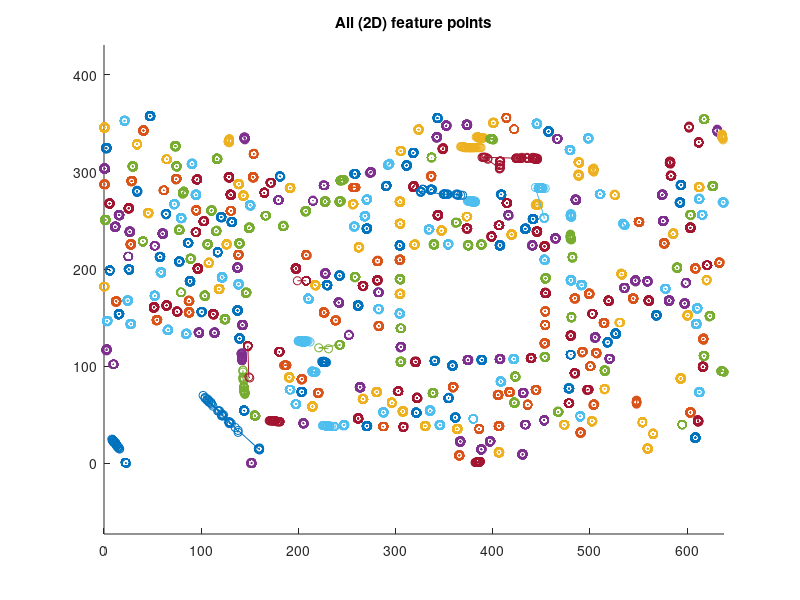
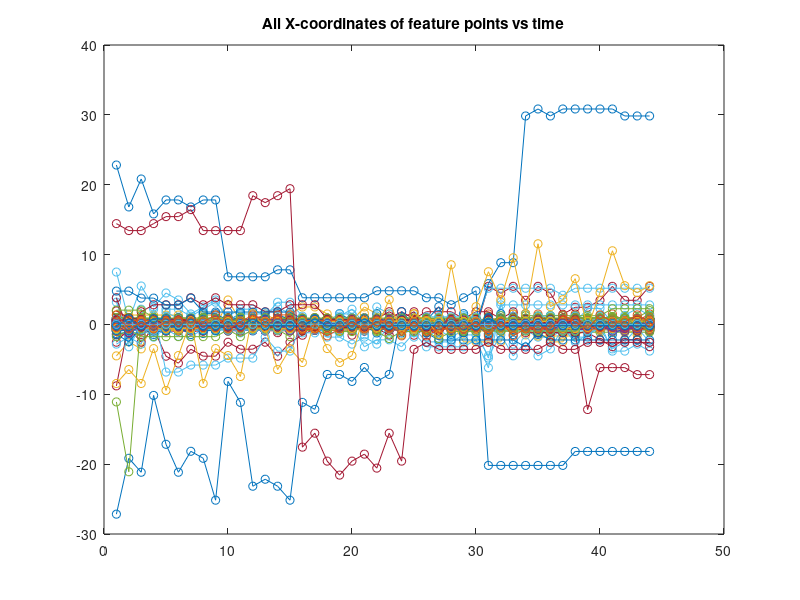
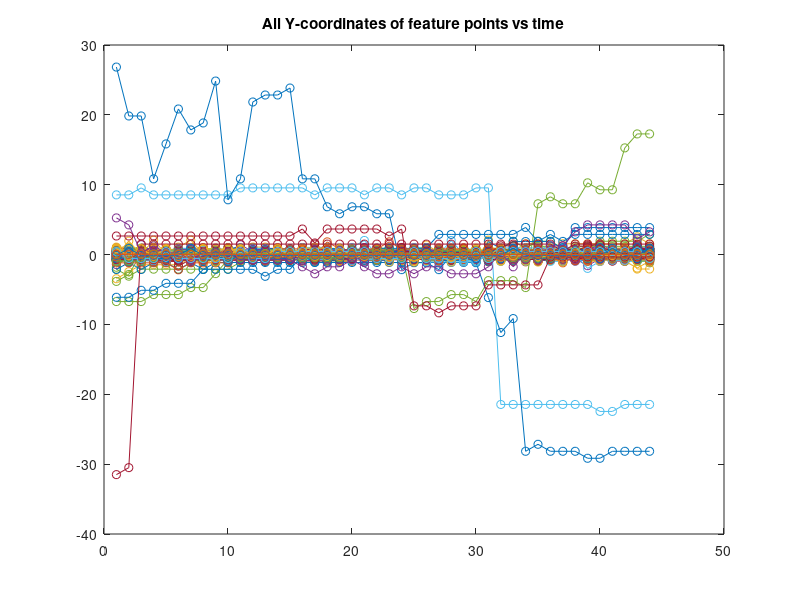
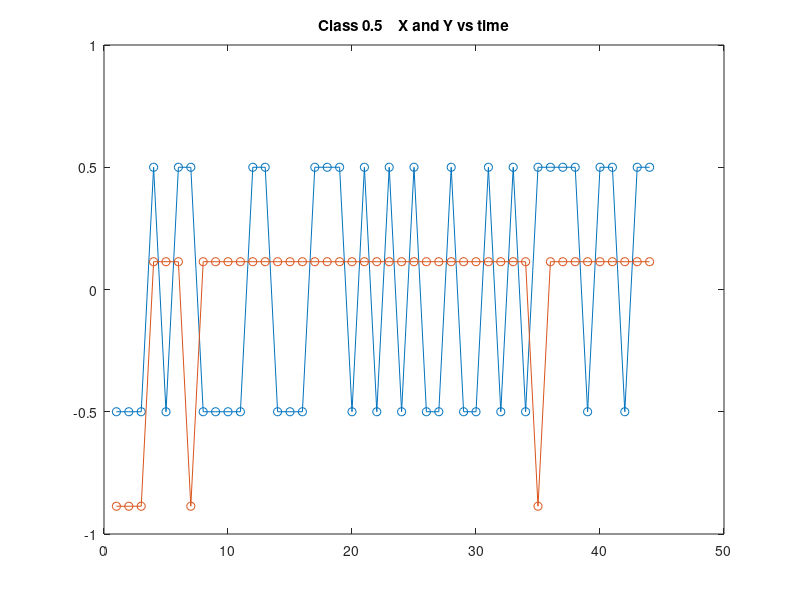

Here is the MATLAB script that generated these plots, in order:
%
% Investigation of rolling shutter effect on 2D feature positions
% Tested with Octave 3.6.4
%

clf
close all
clc

load rolling_shutter_features_out.mat    % data
dataNormX = data(:,:,1) - mean(data(:,:,1));
dataNormY = data(:,:,2) - mean(data(:,:,2));

% Plot all feature points
figure(1)
title('All (2D) feature points')
hold on
for i=1:size(data,2)
    plot(data(:,i,1), data(:,i,2), 'o-')
end
axis equal tight
hold off

% Plot features' mean deviation over time for X and Y coordinates
figure(2)
plot(dataNormX, 'o-')
title('All X-coordinates of feature points vs time')
figure(3)
plot(dataNormY, 'o-')
title('All Y-coordinates of feature points vs time')

% Classify data into rolling shutter error and bad tracks
dataANormX = abs(dataNormX);
dataANormY = abs(dataNormY);
class0    =                                        find(all(dataANormX == 0));
classHalf = intersect(find(any(dataANormX > 0)),   find(all(dataANormX <= 0.5)));
class1    = intersect(find(any(dataANormX > 0.5)), find(all(dataANormX <= 1)));
class3    = intersect(find(any(dataANormX > 1)),   find(all(dataANormX <= 3)));
class3pX  =                                        find(any(dataANormX >  3));    % bad tracks
class3pY  =                                        find(any(dataANormY >  3));    % bad tracks
class3p   = intersect(class3pX, class3pY);    % bad tracking error for both coordinates

disp (['size(class0)    = ', num2str(length(class0))])
disp (['size(classHalf) = ', num2str(length(classHalf))])
disp (['size(class1)    = ', num2str(length(class1))])
disp (['size(class3)    = ', num2str(length(class3))])
disp (['size(class3p)   = ', num2str(length(class3p))])

% Visualize class 0.5
figure(4)
plot([dataNormX(:,classHalf(1)), dataNormY(:,classHalf(1))], 'o-')
title('Class 0.5    X and Y vs time')
figure(5)
hist(dataNormX(:,classHalf(1)))
title('Class 0.5    Histogram X')
figure(6)
hist(dataNormY(:,classHalf(1)))
title('Class 0.5    Histogram Y')

% Visualize class 1
figure(7)
plot([dataNormX(:,class1(1)), dataNormY(:,class1(1))], 'o-')
title('Class 1    X and Y vs time')
figure(8)
hist(dataNormX(:,class1(1)))
title('Class 1    Histogram X')
figure(9)
hist(dataNormY(:,class1(1)))
title('Class 1    Histogram Y')

% Visualize class 3
figure(10)
plot([dataNormX(:,class3(1)), dataNormY(:,class3(1))], 'o-')
title('Class 3    X and Y vs time')
figure(11)
hist(dataNormX(:,class3(1)))
title('Class 3    Histogram X')
figure(12)
hist(dataNormY(:,class3(1)))
title('Class 3    Histogram Y')

% Visualize class 3+
figure(13)
plot(dataNormX(:,class3p(1)), dataNormY(:,class3p(1)), 'o-')
title('Class 3+    XY vs time')
axis equal tight
figure(14)
hist(dataNormX(:,class3p(1)))
title('Class 3+    Histogram X')
figure(15)
hist(dataNormY(:,class3p(1)))
title('Class 3+    Histogram Y')
